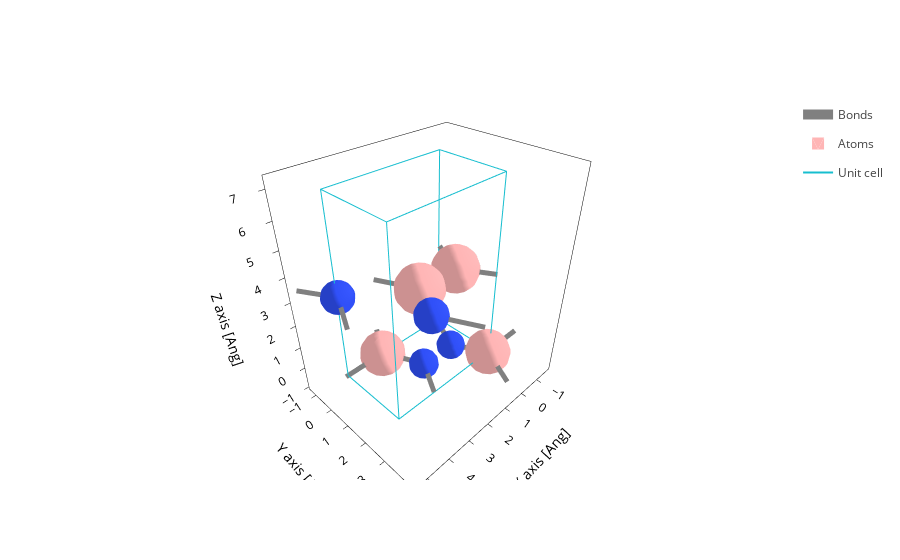

The notebook cell saved with this chart:
### Code cell
file = sisl.get_sile(paths[1] / "aiida.fdf")
file.plot.geometry(axes="xyz")

### Figure 1 — Plotly figure (JSON) as saved in the notebook; plotly's stock layout.template omitted (floating-point values rounded to 4 significant figures; data arrays with more than 128 entries replaced by an {"elided": "..."} marker saying what was removed)
{"data": [{"line": {"color": "gray", "width": 10}, "meta": {}, "mode": "lines", "name": "Bonds", "opacity": 1, "type": "scatter3d", "x": {"elided": "336 float values"}, "y": {"elided": "336 float values"}, "z": {"elided": "336 float values"}}, {"alphahull": 0, "color": "#FFB5B5", "hovertemplate": "%{meta.position}", "legendgroup": "Atoms", "meta": {"meta": {"Atoms_i": 0}, "position": "(0.09, 2.77, 0.00)"}, "name": "Atoms", "opacity": 1, "showlegend": true, "showscale": false, "type": "mesh3d", "x": {"elided": "225 float values"}, "y": {"elided": "225 float values"}, "z": {"elided": "225 float values"}}, {"alphahull": 0, "color": "#3050F8", "hovertemplate": "%{meta.position}", "legendgroup": "Atoms", "meta": {"meta": {"Atoms_i": 1}, "position": "(0.82, 1.50, 0.00)"}, "name": "Atoms", "opacity": 1, "showlegend": false, "showscale": false, "type": "mesh3d", "x": {"elided": "225 float values"}, "y": {"elided": "225 float values"}, "z": {"elided": "225 float values"}}, {"alphahull": 0, "color": "#FFB5B5", "hovertemplate": "%{meta.position}", "legendgroup": "Atoms", "meta": {"meta": {"Atoms_i": 2}, "position": "(3.02, 0.00, 0.02)"}, "name": "Atoms", "opacity": 1, "showlegend": false, "showscale": false, "type": "mesh3d", "x": {"elided": "225 float values"}, "y": {"elided": "225 float values"}, "z": {"elided": "225 float values"}}, {"alphahull": 0, "color": "#3050F8", "hovertemplate": "%{meta.position}", "legendgroup": "Atoms", "meta": {"meta": {"Atoms_i": 3}, "position": "(2.28, 1.50, 0.00)"}, "name": "Atoms", "opacity": 1, "showlegend": false, "showscale": false, "type": "mesh3d", "x": {"elided": "225 float values"}, "y": {"elided": "225 float values"}, "z": {"elided": "225 float values"}}, {"alphahull": 0, "color": "#3050F8", "hovertemplate": "%{meta.position}", "legendgroup": "Atoms", "meta": {"meta": {"Atoms_i": 4}, "position": "(4.61, 0.01, 3.49)"}, "name": "Atoms", "opacity": 1, "showlegend": false, "showscale": false, "type": "mesh3d", "x": {"elided": "225 float values"}, "y": {"elided": "225 float values"}, "z": {"elided": "225 float values"}}, {"alphahull": 0, "color": "#FFB5B5", "hovertemplate": "%{meta.position}", "legendgroup": "Atoms", "meta": {"meta": {"Atoms_i": 5}, "position": "(0.69, 1.50, 3.47)"}, "name": "Atoms", "opacity": 1, "showlegend": false, "showscale": false, "type": "mesh3d", "x": {"elided": "225 float values"}, "y": {"elided": "225 float values"}, "z": {"elided": "225 float values"}}, {"alphahull": 0, "color": "#3050F8", "hovertemplate": "%{meta.position}", "legendgroup": "Atoms", "meta": {"meta": {"Atoms_i": 6}, "position": "(3.14, 2.77, 3.47)"}, "name": "Atoms", "opacity": 1, "showlegend": false, "showscale": false, "type": "mesh3d", "x": {"elided": "225 float values"}, "y": {"elided": "225 float values"}, "z": {"elided": "225 float values"}}, {"alphahull": 0, "color": "#FFB5B5", "hovertemplate": "%{meta.position}", "legendgroup": "Atoms", "meta": {"meta": {"Atoms_i": 7}, "position": "(2.42, 1.50, 3.47)"}, "name": "Atoms", "opacity": 1, "showlegend": false, "showscale": false, "type": "mesh3d", "x": {"elided": "225 float values"}, "y": {"elided": "225 float values"}, "z": {"elided": "225 float values"}}, {"meta": {}, "mode": "lines", "name": "Unit cell", "type": "scatter3d", "x": [0.0, 0.0, 4.653, 4.653, 0.0, 0.0, NaN, 0.0, 0.0, 0.0, 4.653, 4.653, 0.0, NaN, 4.653, 4.653, NaN, 4.653, 4.653], "y": [0.0, 2.768, 2.768, 2.768, 2.768, 2.768, NaN, 2.768, 0.0, 0.0, 0.0, 0.0, 0.0, NaN, 2.768, 0.0, NaN, 2.768, 0.0], "z": [0.0, 0.0, 0.0, 7.162, 7.162, 0.0, NaN, 7.162, 7.162, 0.0, 0.0, 7.162, 7.162, NaN, 0.0, 0.0, NaN, 7.162, 7.162]}], "layout": {"scene": {"aspectmode": "data", "xaxis": {"title": {"text": "X axis [Ang]"}}, "yaxis": {"title": {"text": "Y axis [Ang]"}}, "zaxis": {"title": {"text": "Z axis [Ang]"}}}, "xaxis": {"scaleanchor": "y", "scaleratio": 1, "title": {"text": "X axis [Ang]"}}, "yaxis": {"title": {"text": "Y axis [Ang]"}}}}
